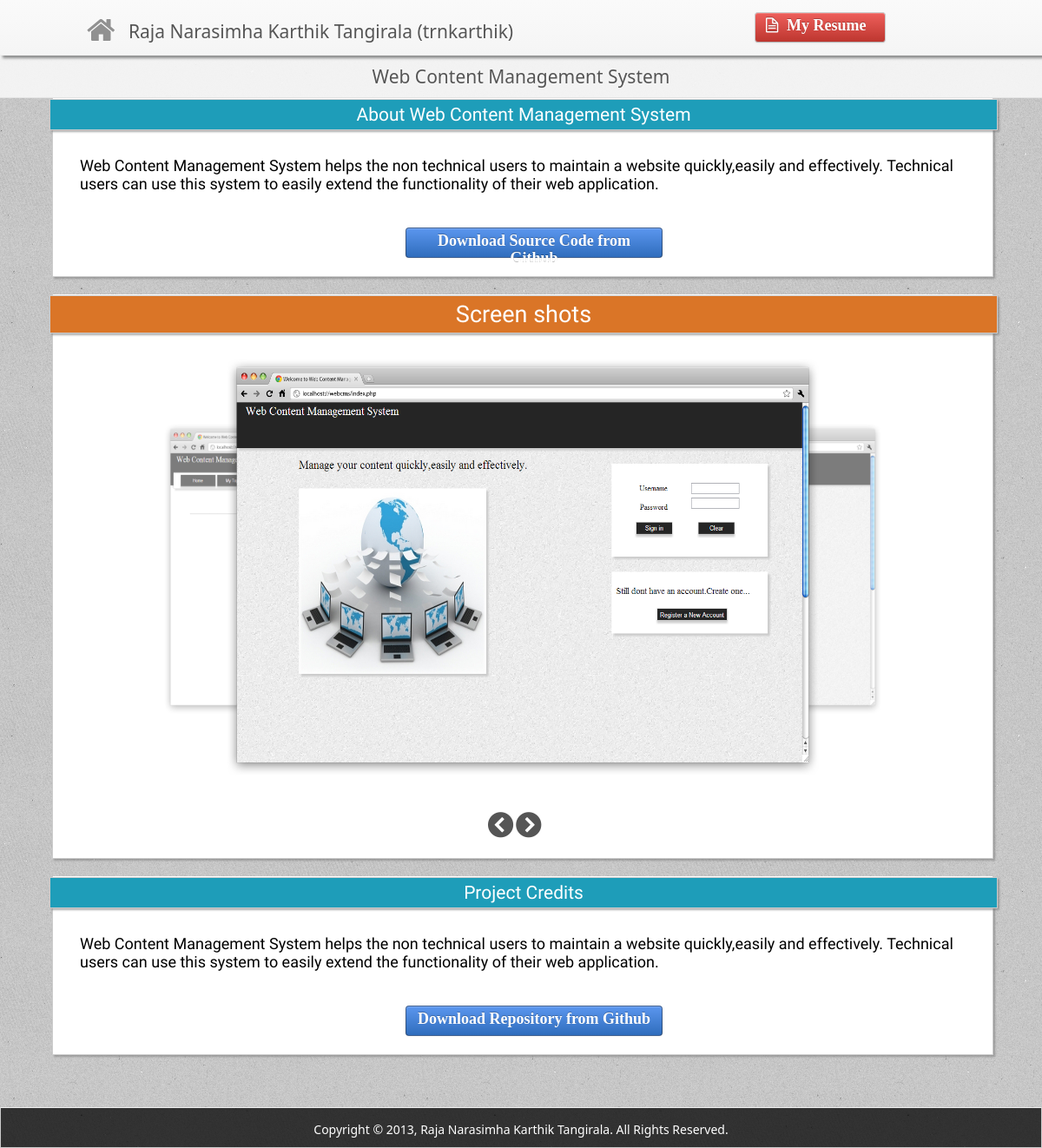
Screenshot of /project.php?id=11 with the database file from the repository.
### tables this page shows
CREATE TABLE IF NOT EXISTS `projectdetails` (
  `ProjectID` int(11) NOT NULL AUTO_INCREMENT,
  `ProjectName` varchar(150) NOT NULL,
  `ProjectType` varchar(30) NOT NULL DEFAULT 'web',
  `ProjectRating` decimal(4,2) NOT NULL DEFAULT '5.00',
  `ProjectStartDate` date NOT NULL,
  `ProjectEndDate` date DEFAULT NULL,
  `ProjectTools` varchar(200) DEFAULT NULL,
  `ProjectDesc` text NOT NULL,
  `ProjectURL` varchar(150) NOT NULL DEFAULT 'https://github.com/trnkarthik',
  `Visibility` tinyint(1) NOT NULL DEFAULT '1',
  PRIMARY KEY (`ProjectID`)
);

CREATE TABLE IF NOT EXISTS `projectimages` (
  `ProjectID` int(11) NOT NULL DEFAULT '0',
  `ImageID` int(11) NOT NULL AUTO_INCREMENT,
  `Visibility` tinyint(1) NOT NULL DEFAULT '1',
  PRIMARY KEY (`ProjectID`,`ImageID`),
  KEY `ImageID` (`ImageID`)
);

CREATE TABLE IF NOT EXISTS `imagedetails` (
  `ImageID` int(11) NOT NULL AUTO_INCREMENT,
  `ImageURL` varchar(150) NOT NULL DEFAULT 'images/1.png',
  `ImageDesc` varchar(350) NOT NULL,
  PRIMARY KEY (`ImageID`)
);

### project.php (the view, shortened to what this page needs)
<!DOCTYPE HTML PUBLIC "-//W3C//DTD HTML 4.01//EN" "http://www.w3.org/TR/html4/strict.dtd">
<html xmlns="http://www.w3.org/1999/xhtml">
<head>
	<link rel="stylesheet" href="css/my_main_style.css">
	<link rel="stylesheet" type="text/css" href="css/products_support_for_quicksand.css" />
	<link rel="stylesheet" href="font-awesome/css/font-awesome.min.css">
    <?php
        $id = (int)(mysql_real_escape_string($_GET['id']));
            $query = "select projectName,ProjectStartDate,ProjectEndDate,ProjectTools,ProjectDesc,ProjectURL,ProjectType
                        from projectDetails where projectID='$id'";
            $result = mysql_query($query);
            if(!$result){
                echo "Please try again";
            }
            else{
                $row = mysql_fetch_array($result);
                $projectName = $row[0];
                $projectDesc = $row[4];
            }
    ?>
</head>
<body>
        <div class="container">
		<?php include("includes/header.php");?>
	</div>
<div id="project_title">
    <a href="#">
    <?php echo $projectName;?>
    </a>
</div>
<div id="project_desc" class="section">
     <div class="section_title">About <?php echo $projectName;?></div>
      <div style="margin: 30px;">
	  <?php echo $projectDesc;?>
      </div>
    <a href="#home" id="download_repository" class="btn_blue btn">
      Download Source Code from Github
    </a>
</div>
<div id="project_media" class="section">
		    <div class="section_title_special">Screen shots</div>
		    <?php include("includes/carousel.php"); ?>
<div id="project_credits" class="section">
     <div class="section_title">Project Credits</div>
      <div style="margin: 30px;">
	  <?php echo $projectDesc;?>
      </div>
    <a href="#home" id="download_repository" class="btn_blue btn">
      Download Repository from Github
    </a>
</div>
  <?php include("includes/footer.php"); ?>
</body>

### includes/carousel.php (shortened to what this page needs)
<div id="carousel">
			    <?php
			    $image_id_query = "select imageid from projectimages where projectid = $id and visibility=1";
			    $image_id_query_result = mysql_query($image_id_query);
			    if(!$image_id_query_result)
			    {
			         echo "Some error!Please reload the page.";
			    }
			    else{
				 $no_of_images = mysql_numrows($image_id_query_result);
			         if($no_of_images>0){
			         $i = 1;
			              while($image_row = mysql_fetch_array($image_id_query_result)){
				      $image_details_query = "select ImageURL,ImageDesc from ImageDetails where IMageID=$image_row[0]";
				      $image_details_result = mysql_query($image_details_query);
				      $image_details = mysql_fetch_array($image_details_result);
				      $url = $image_details[0];
				      $item_id = "item-".$i;
				      echo "<img src='$url' id='$item_id'/>";
				      $i++;
			              }
			         }
			         else{
			           echo "<center><br /><br /><br /><br /><br /><br /><br /><br /><br /><br /><h3>No Images Found</h3></center>";
			         }
			    }
			    ?>
			</div>
			<div class="carousel-links">
			    <a href="#" id="prev"><i class="icon-chevron-sign-left"></i></a>  <a href="#" id="next"><i class="icon-chevron-sign-right"></i></a>
			</div>
		</div>

### css/my_main_style.css (style rules this page uses)
.section { border: 1px solid #CCC; -webkit-box-shadow: 2px 2px 2px rgba(124, 124, 124, 0.6); -moz-box-shadow: 2px 2px 2px rgba(124, 124, 124, 0.6); box-shadow: 2px 2px 2px rgba(124, 124, 124, 0.6); }
.btn { display: inline-block; padding: 4px 12px; margin-bottom: 0; font-size: 14px; line-height: 20px; text-align: center; vertical-align: middle; cursor: pointer; background-image: -moz-linear-gradient(top, #FFF, #E6E6E6); background-image: -o-linear-gradient(top, #FFF, #E6E6E6); background-repeat: repeat-x; filter: progid:DXImageTransform.Microsoft.gradient(startColorstr='#ffffffff', endColorstr='#ffe6e6e6', GradientType=0); border-color: #E6E6E6 #E6E6E6 #BFBFBF; border-color: rgba(0, 0, 0, 0.1) rgba(0, 0, 0, 0.1) rgba(0, 0, 0, 0.25); filter: progid:DXImageTransform.Microsoft.gradient(enabled = false); border: 1px solid #CCC; border-bottom-color: #B3B3B3; -webkit-border-radius: 4px; -moz-border-radius: 4px; border-radius: 4px; -webkit-box-shadow: inset 0 1px 0 rgba(255, 255, 255, .2), 0 1px 2px rgba(0, 0, 0, .05); -moz-box-shadow: inset 0 1px 0 rgba(255,255,255,.2), 0 1px 2px rgba(0,0,0,.05); box-shadow: inset 0 1px 0 rgba(255, 255, 255, .2), 0 1px 2px rgba(0, 0, 0, .05); }
.section_title { width: 101%; position: relative; background: #1E9DB9; color: #FFF; top: 0px; left: -0.5%; font-size: 27px; text-align: center; padding-top: 5px; padding-bottom: 5px; border: 1px solid #CCC; -webkit-box-shadow: 2px 2px 2px rgba(124, 124, 124, 0.6); -moz-box-shadow: 2px 2px 2px rgba(124, 124, 124, 0.6); box-shadow: 2px 2px 2px rgba(124, 124, 124, 0.6); }
.section_title_special { width: 101%; position: relative; background: #DA7527;; color: #FFF; top: 0px; left: -0.5%; font-size: 27px; text-align: center; padding-top: 5px; padding-bottom: 5px; border: 1px solid #CCC; -webkit-box-shadow: 2px 2px 2px rgba(124, 124, 124, 0.6); -moz-box-shadow: 2px 2px 2px rgba(124, 124, 124, 0.6); box-shadow: 2px 2px 2px rgba(124, 124, 124, 0.6); }
.btn_blue { color: #FFF; text-shadow: 0 -1px 0 rgba(0, 0, 0, 0.25); background-color: #5B96EE; background-image: -moz-linear-gradient(top, #5B96EE, #2F6DBD); background-image: -webkit-gradient(linear, 0 0, 0 100%, from(#5B96EE), to(#2F6DBD)); background-image: -webkit-linear-gradient(top, #5B96EE, #2F6DBD); background-image: -o-linear-gradient(top, #5B96EE, #2F6DBD); background-image: linear-gradient(to bottom, #5B96EE, #2F6DBD); background-repeat: repeat-x; border-color: #BD362F #BD362F #802420; border-color: rgba(0, 0, 0, 0.1) rgba(0, 0, 0, 0.1) rgba(0, 0, 0, 0.25); font-weight: bold; }

### css/products_support_for_quicksand.css (style rules this page uses)
* { margin:0; padding:0; }
body { color:#000; font:14px/1.3 ; min-height: 930px; }
a, a:visited { text-decoration:none; outline:none; font-family: Calibri, Candara, Segoe, "Segoe UI", Optima, Arial, sans-serif; }
a { text-decoration: none; }

### project.php (style rules this page uses)
body { font-family:Arial; font-size:12px; font-family: 'Open Sans Condensed','Arial Narrow', serif; font-weight: 400; background: #DDD url(./images/bg2.png) repeat; }
#carousel { width:100%; border:0px solid #222; height:550px; position:relative; clear:both; overflow:hidden; margin-left: auto; margin-right: auto; }
#carousel img { visibility:hidden; cursor:pointer; }
.carousel-links { position: relative; text-align: center; margin-right: 20px; padding-bottom: 20px; padding-top: 0px; }
.carousel-links i { color: #555; font-weight: bold; font-size: 1.8em; }
#project_title { text-align: center; font-size: 21px; background: rgba(248, 248, 248, 0.9); padding: 10px; font-family: Calibri, Candara, Segoe, "Segoe UI", Optima, Arial, sans-serif; font-weight: 400; text-shadow: rgba(255, 255, 255, 0.85) 0 0 3px; border-bottom: 1px solid rgba(211, 211, 211, 0.49); }
#project_desc { background: #FFF; position: relative; top: 0px; left: 5%; min-height: 100px; width: 90%; border-top: 0px; font-size: 18px; padding: 1px; }
#project_media { background: #FFF; position: relative; top: 20px; left: 5%; min-height: 100px; width: 90%; border-top: 0px; font-size: 18px; padding: 1px; }
#project_credits { background: #FFF; position: relative; top: 40px; left: 5%; min-height: 100px; width: 90%; border-top: 0px; font-size: 18px; padding: 1px; }
a { color: #555; }
body { min-height: 0px; }
#download_repository { margin: 2px 37.5%; margin-bottom: 20px; margin-top: 10px; width: 25%; min-width: 180px; height: 25px; font-size: 18px; font-family: TimesNewRoman, "Times New Roman", Times, Baskerville, Georgia, serif; border: 1px solid rgba(32, 30, 30, 0.45); }
.section_title { font-size: 21px; }

### rows the page displays
projectdetails: ProjectName "Web Content Management System", ProjectDesc "Web Content Management System helps the non technical users to maintain a website quickly,easily and effectively. Technical users can use this system to easily extend the functionality of their web application."
projectimages: ImageID.ImageURL (picture)
